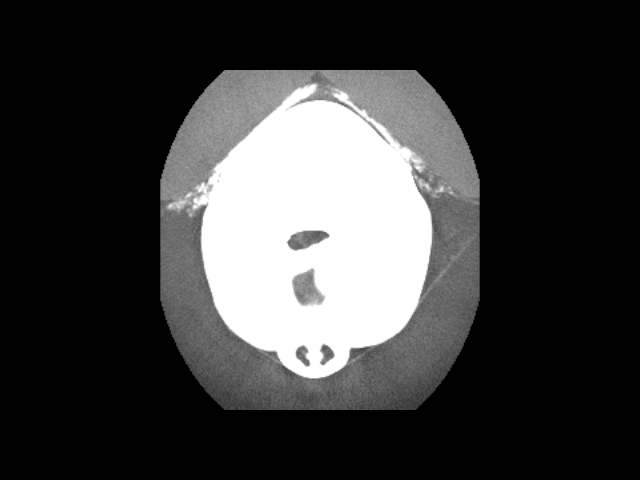

Write the Python code that produced this figure.
#!/usr/bin/env python

# Display the middle axial slice of a 3D medical volume (FullHead.mhd)
# using the standard VTK rendering pipeline with parallel projection
# and vtkInteractorStyleImage for proper 2D slice viewing.

import os
from pathlib import Path

# Factory overrides: importing these modules registers the OpenGL rendering
# and interaction style implementations for vtkRenderingCore factory classes.
import vtkmodules.vtkInteractionStyle  # noqa: F401
import vtkmodules.vtkRenderingOpenGL2  # noqa: F401
# VTK pipeline classes used in this example
from vtkmodules.vtkIOImage import vtkMetaImageReader
from vtkmodules.vtkImagingCore import vtkImageCast
from vtkmodules.vtkInteractionStyle import vtkInteractorStyleImage
from vtkmodules.vtkRenderingCore import (
    vtkImageActor,
    vtkRenderWindow,
    vtkRenderWindowInteractor,
    vtkRenderer,
)

# Colors (normalized RGB)
black_rgb = (0.0, 0.0, 0.0)

# Data directory: defaults to the folder containing this script
data_dir = Path(os.environ.get("VPE_DATA_DIR", Path(__file__).parent))

# Reader: load the 3D medical volume
reader = vtkMetaImageReader()
reader.SetFileName(str(data_dir / "FullHead.mhd"))
reader.Update()

# Cast: convert to unsigned char for vtkImageActor display
cast = vtkImageCast()
cast.SetInputConnection(reader.GetOutputPort())
cast.SetOutputScalarTypeToUnsignedChar()
cast.ClampOverflowOn()

# Determine the middle axial slice
extent = reader.GetOutput().GetExtent()
mid_z = (extent[4] + extent[5]) // 2

# Actor: display the middle axial slice as a 2D image
image_actor = vtkImageActor()
image_actor.GetMapper().SetInputConnection(cast.GetOutputPort())
image_actor.SetDisplayExtent(extent[0], extent[1], extent[2], extent[3],
                             mid_z, mid_z)

# Renderer: assemble the scene and configure the camera
renderer = vtkRenderer()
renderer.AddActor(image_actor)
renderer.SetBackground(black_rgb)

# Window: display the rendered scene
render_window = vtkRenderWindow()
render_window.AddRenderer(renderer)
render_window.SetWindowName("slice viewer")
render_window.SetMultiSamples(0)
render_window.SetSize(640, 480)

# Interactor: handle mouse and keyboard events with 2D image style
render_window_interactor = vtkRenderWindowInteractor()
interactor_style_image = vtkInteractorStyleImage()
render_window_interactor.SetInteractorStyle(interactor_style_image)
render_window_interactor.SetRenderWindow(render_window)

# Scene: configure parallel projection for 2D image viewing
renderer.ResetCamera()
renderer.GetActiveCamera().ParallelProjectionOn()

render_window_interactor.Initialize()
render_window_interactor.Start()
